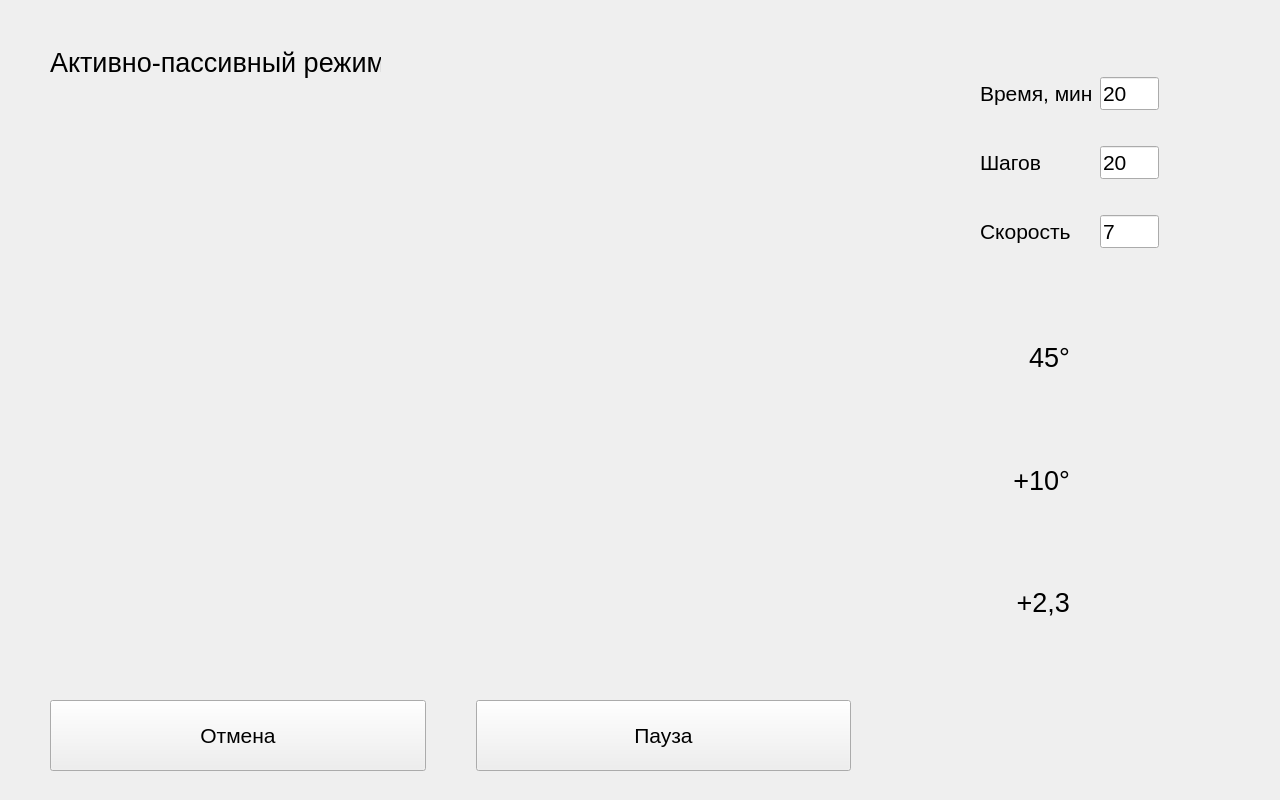
<?xml version="1.0" encoding="UTF-8"?>
<ui version="4.0">
 <class>ActivePassiveModeStartPage</class>
 <widget class="QWidget" name="ActivePassiveModeStartPage">
  <property name="geometry">
   <rect>
    <x>0</x>
    <y>0</y>
    <width>1280</width>
    <height>800</height>
   </rect>
  </property>
  <property name="windowTitle">
   <string>Form</string>
  </property>
  <widget class="QLabel" name="labelLegImg">
   <property name="geometry">
    <rect>
     <x>10</x>
     <y>187</y>
     <width>841</width>
     <height>491</height>
    </rect>
   </property>
   <property name="text">
    <string>&lt;html&gt;&lt;head/&gt;&lt;body&gt;&lt;p&gt;&lt;img src=&quot;:/leg_img/main_img/detail_00023.png&quot;/&gt;&lt;/p&gt;&lt;/body&gt;&lt;/html&gt;</string>
   </property>
  </widget>
  <widget class="QWidget" name="verticalLayoutWidget">
   <property name="geometry">
    <rect>
     <x>1100</x>
     <y>47</y>
     <width>59</width>
     <height>231</height>
    </rect>
   </property>
   <layout class="QVBoxLayout" name="verticalLayout">
    <item>
     <widget class="QLineEdit" name="lineEditTime">
      <property name="font">
       <font>
        <pointsize>16</pointsize>
       </font>
      </property>
      <property name="text">
       <string>20</string>
      </property>
      <property name="alignment">
       <set>Qt::AlignLeading|Qt::AlignLeft|Qt::AlignVCenter</set>
      </property>
     </widget>
    </item>
    <item>
     <widget class="QLineEdit" name="lineEditSteps">
      <property name="font">
       <font>
        <pointsize>16</pointsize>
       </font>
      </property>
      <property name="text">
       <string>20</string>
      </property>
     </widget>
    </item>
    <item>
     <widget class="QLineEdit" name="lineEditSpeed">
      <property name="font">
       <font>
        <pointsize>16</pointsize>
       </font>
      </property>
      <property name="text">
       <string>7</string>
      </property>
     </widget>
    </item>
   </layout>
  </widget>
  <widget class="QWidget" name="verticalLayoutWidget_2">
   <property name="geometry">
    <rect>
     <x>980</x>
     <y>47</y>
     <width>121</width>
     <height>231</height>
    </rect>
   </property>
   <layout class="QVBoxLayout" name="verticalLayoutLabels">
    <property name="spacing">
     <number>6</number>
    </property>
    <property name="leftMargin">
     <number>0</number>
    </property>
    <property name="topMargin">
     <number>15</number>
    </property>
    <property name="bottomMargin">
     <number>15</number>
    </property>
    <item>
     <widget class="QLabel" name="labelTime">
      <property name="font">
       <font>
        <pointsize>16</pointsize>
       </font>
      </property>
      <property name="text">
       <string>Время, мин</string>
      </property>
     </widget>
    </item>
    <item>
     <widget class="QLabel" name="labelSteps">
      <property name="font">
       <font>
        <pointsize>16</pointsize>
       </font>
      </property>
      <property name="text">
       <string>Шагов</string>
      </property>
     </widget>
    </item>
    <item>
     <widget class="QLabel" name="labelSpeed">
      <property name="font">
       <font>
        <pointsize>16</pointsize>
       </font>
      </property>
      <property name="text">
       <string>Скорость</string>
      </property>
     </widget>
    </item>
   </layout>
  </widget>
  <widget class="QLabel" name="labelPassiveMode">
   <property name="geometry">
    <rect>
     <x>50</x>
     <y>37</y>
     <width>331</width>
     <height>51</height>
    </rect>
   </property>
   <property name="font">
    <font>
     <pointsize>20</pointsize>
    </font>
   </property>
   <property name="text">
    <string>Активно-пассивный режим</string>
   </property>
  </widget>
  <widget class="QWidget" name="horizontalLayoutWidget">
   <property name="geometry">
    <rect>
     <x>0</x>
     <y>700</y>
     <width>851</width>
     <height>101</height>
    </rect>
   </property>
   <layout class="QHBoxLayout" name="horizontalLayout">
    <property name="spacing">
     <number>50</number>
    </property>
    <property name="leftMargin">
     <number>50</number>
    </property>
    <property name="bottomMargin">
     <number>30</number>
    </property>
    <item>
     <widget class="QPushButton" name="pushButtonCancel">
      <property name="sizePolicy">
       <sizepolicy hsizetype="Expanding" vsizetype="Expanding">
        <horstretch>0</horstretch>
        <verstretch>0</verstretch>
       </sizepolicy>
      </property>
      <property name="font">
       <font>
        <pointsize>16</pointsize>
       </font>
      </property>
      <property name="text">
       <string>Отмена</string>
      </property>
     </widget>
    </item>
    <item>
     <widget class="QPushButton" name="pushButtonStart">
      <property name="sizePolicy">
       <sizepolicy hsizetype="Expanding" vsizetype="Expanding">
        <horstretch>0</horstretch>
        <verstretch>0</verstretch>
       </sizepolicy>
      </property>
      <property name="font">
       <font>
        <pointsize>16</pointsize>
       </font>
      </property>
      <property name="text">
       <string>Пауза</string>
      </property>
     </widget>
    </item>
   </layout>
  </widget>
  <widget class="QWidget" name="verticalLayoutWidget_3">
   <property name="geometry">
    <rect>
     <x>1079</x>
     <y>300</y>
     <width>151</width>
     <height>374</height>
    </rect>
   </property>
   <layout class="QVBoxLayout" name="verticalLayout_2">
    <item>
     <widget class="QLabel" name="label">
      <property name="font">
       <font>
        <pointsize>12</pointsize>
       </font>
      </property>
      <property name="text">
       <string>&lt;html&gt;&lt;head/&gt;&lt;body&gt;&lt;p&gt;&lt;img src=&quot;:/images/knee_angles.png&quot;/&gt;&lt;/p&gt;&lt;/body&gt;&lt;/html&gt;</string>
      </property>
     </widget>
    </item>
    <item>
     <widget class="QLabel" name="label_2">
      <property name="font">
       <font>
        <pointsize>12</pointsize>
       </font>
      </property>
      <property name="text">
       <string>&lt;html&gt;&lt;head/&gt;&lt;body&gt;&lt;p&gt;&lt;img src=&quot;:/images/ankle_joint_angles.png&quot;/&gt;&lt;/p&gt;&lt;/body&gt;&lt;/html&gt;</string>
      </property>
     </widget>
    </item>
    <item>
     <widget class="QLabel" name="label_3">
      <property name="sizePolicy">
       <sizepolicy hsizetype="Expanding" vsizetype="Expanding">
        <horstretch>0</horstretch>
        <verstretch>0</verstretch>
       </sizepolicy>
      </property>
      <property name="font">
       <font>
        <pointsize>12</pointsize>
       </font>
      </property>
      <property name="text">
       <string>&lt;html&gt;&lt;head/&gt;&lt;body&gt;&lt;p&gt;&lt;img src=&quot;:/images/leg_muscles_2.png&quot;/&gt;&lt;/p&gt;&lt;/body&gt;&lt;/html&gt;</string>
      </property>
     </widget>
    </item>
   </layout>
  </widget>
  <widget class="QWidget" name="verticalLayoutWidget_4">
   <property name="geometry">
    <rect>
     <x>999</x>
     <y>300</y>
     <width>71</width>
     <height>361</height>
    </rect>
   </property>
   <layout class="QVBoxLayout" name="verticalLayout_3">
    <item>
     <widget class="QLabel" name="labelAngle">
      <property name="font">
       <font>
        <pointsize>20</pointsize>
       </font>
      </property>
      <property name="text">
       <string>&lt;html&gt;&lt;head/&gt;&lt;body&gt;&lt;p&gt;45°&lt;/p&gt;&lt;/body&gt;&lt;/html&gt;</string>
      </property>
      <property name="alignment">
       <set>Qt::AlignRight|Qt::AlignTrailing|Qt::AlignVCenter</set>
      </property>
     </widget>
    </item>
    <item>
     <widget class="QLabel" name="labelAngle_2">
      <property name="font">
       <font>
        <pointsize>20</pointsize>
       </font>
      </property>
      <property name="text">
       <string>&lt;html&gt;&lt;head/&gt;&lt;body&gt;&lt;p&gt;+10°&lt;/p&gt;&lt;/body&gt;&lt;/html&gt;</string>
      </property>
      <property name="alignment">
       <set>Qt::AlignRight|Qt::AlignTrailing|Qt::AlignVCenter</set>
      </property>
     </widget>
    </item>
    <item>
     <widget class="QLabel" name="labelAngle_3">
      <property name="font">
       <font>
        <pointsize>20</pointsize>
       </font>
      </property>
      <property name="text">
       <string>&lt;html&gt;&lt;head/&gt;&lt;body&gt;&lt;p&gt;+2,3&lt;/p&gt;&lt;/body&gt;&lt;/html&gt;</string>
      </property>
      <property name="alignment">
       <set>Qt::AlignRight|Qt::AlignTrailing|Qt::AlignVCenter</set>
      </property>
     </widget>
    </item>
   </layout>
  </widget>
 </widget>
 <resources/>
 <connections/>
</ui>
